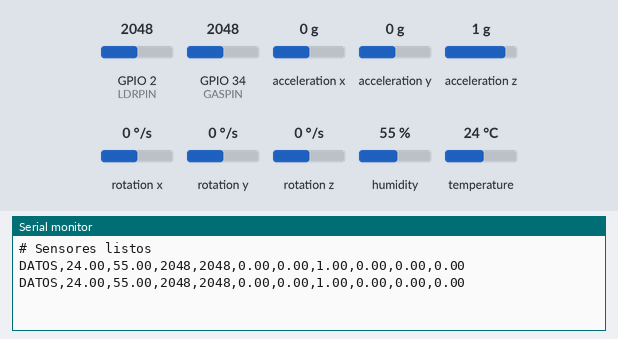
A sketch run on a simulated ESP32. On the bench: the last lines printed to the serial monitor. Wiring (inferred from the names in the program): MPU-6050 motion sensor at I2C address 0x68. Inputs (shaded band) come from the test bench; at power-on: acceleration x 0 g, humidity 55 %, GPIO 2 (LDRPIN) = 2048, GPIO 34 (GASPIN) = 2048, acceleration y 0 g, temperature 24 °C, acceleration z 1 g, rotation x 0 °/s, rotation y 0 °/s, rotation z 0 °/s.

Above: at 2.2 s.
2.3 s: acceleration x set to -1.4 g
At 3.5 s:
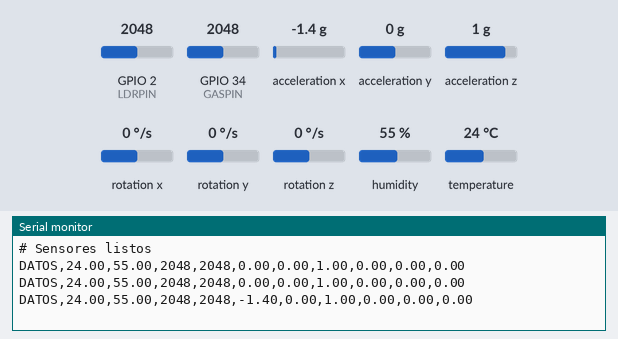
3.8 s: humidity set to 22 %
At 5.2 s:
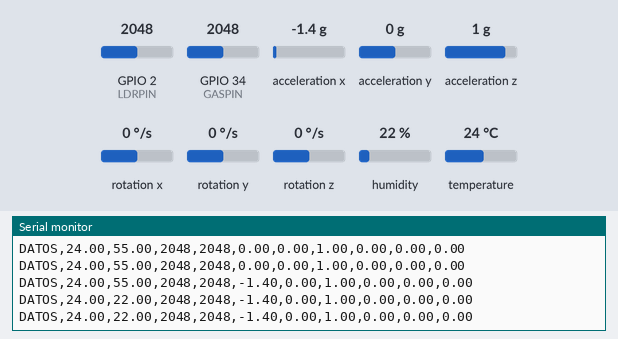
5.3 s: GPIO 2 (LDRPIN) set to 2866
At 6.6 s:
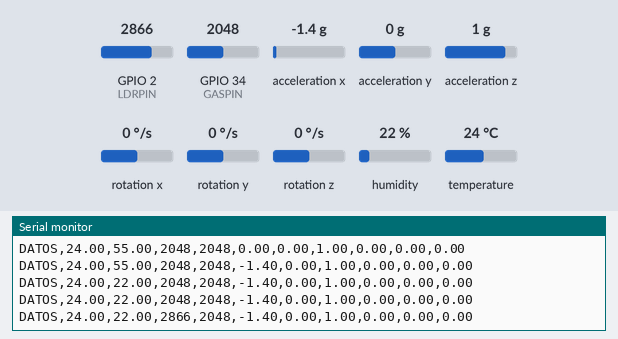
6.8 s: GPIO 34 (GASPIN) set to 2866
At 8.2 s:
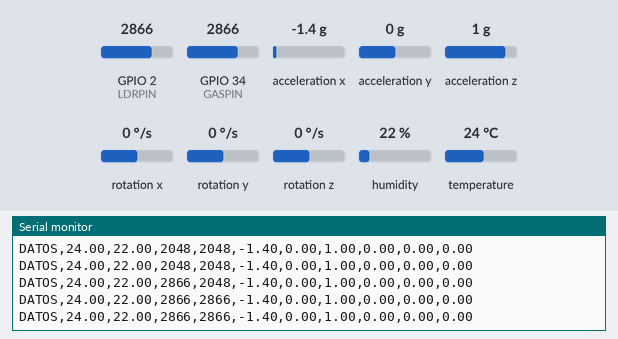
8.3 s: acceleration y set to -1.4 g
At 9.6 s:
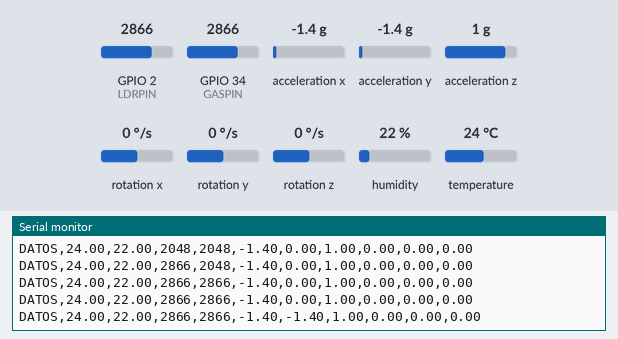
9.8 s: temperature set to 12 °C
At 10.8 s:
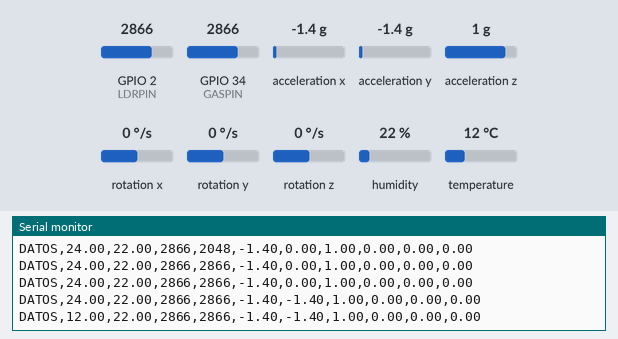

Measured:
- after the input at 2.3 s, the serial monitor: prints a new line after 0.70 s (image 1)
- after the input at 3.8 s, the serial monitor: prints a new line after 0.23 s (image 2)
- after the input at 5.3 s, the serial monitor: prints a new line after 0.70 s (image 3)
- after the input at 6.8 s, the serial monitor: prints a new line after 0.23 s (image 4)
- after the input at 8.3 s, the serial monitor: prints a new line after 0.70 s (image 5)
- after the input at 9.8 s, the serial monitor: prints a new line after 0.23 s (image 6)

The sketch:

sensores_general.ino
```cpp
/*
  Lectura de todos los sensores a la vez (cada 1 segundo)

  Board: ESP32 Development Board
  Sensores:
    - DHT11 (temperatura y humedad)  -> GPIO 23
    - LDR (luz)                      -> GPIO 2
    - Sensor de gas MQ (salida A0)   -> GPIO 34
    - MPU6050 (acelerometro/giro)    -> I2C: SDA 21, SCL 22
  Library: https://github.com/adafruit/DHT-sensor-library  (DHT sensor library by Adafruit)

  Cada segundo envia por Serial una linea con este formato:
    DATOS,temp_C,humedad_%,luz,gas,accelX_g,accelY_g,accelZ_g,gyroX_deg,gyroY_deg,gyroZ_deg
  El script guardar_datos.py lee esas lineas y las guarda en un archivo .txt
*/

#include <Wire.h>
#include <DHT.h>

#define DHTPIN 23      // Pin del DHT11
#define DHTTYPE DHT11  // Tipo de sensor
#define LDRPIN 2       // Pin del LDR
#define GASPIN 34      // Pin analogico del sensor de gas (cambialo si usas otro)
#define MPU_ADDR 0x68  // Direccion I2C del MPU6050

#define INTERVALO 1000  // Tiempo entre lecturas (ms)

DHT dht(DHTPIN, DHTTYPE);

float temperatura, humedad;
int luz, gas;
float gForceX, gForceY, gForceZ;
float rotX, rotY, rotZ;

unsigned long ultimaLectura = 0;

void setup() {
  Serial.begin(9600);
  Wire.begin();
  dht.begin();
  setupMPU();
  delay(1000);
  Serial.println(F("# Sensores listos"));
}

void loop() {
  if (millis() - ultimaLectura >= INTERVALO) {
    ultimaLectura = millis();

    leerDHT();
    luz = analogRead(LDRPIN);
    gas = analogRead(GASPIN);
    recordAccelRegisters();
    recordGyroRegisters();

    printData();
  }
}

void leerDHT() {
  // El DHT11 solo mide cada ~1-2 s; si falla se conserva el ultimo valor valido
  float h = dht.readHumidity();
  float t = dht.readTemperature();
  if (!isnan(h) && !isnan(t)) {
    humedad = h;
    temperatura = t;
  }
}

void setupMPU() {
  Wire.beginTransmission(MPU_ADDR);
  Wire.write(0x6B);  // Power Management: despertar el MPU
  Wire.write(0x00);
  Wire.endTransmission();
  Wire.beginTransmission(MPU_ADDR);
  Wire.write(0x1B);  // Giroscopio a +/- 250 deg/s
  Wire.write(0x00);
  Wire.endTransmission();
  Wire.beginTransmission(MPU_ADDR);
  Wire.write(0x1C);  // Acelerometro a +/- 2g
  Wire.write(0x00);
  Wire.endTransmission();
}

// Lee un valor de 16 bits con signo (byte alto primero)
int16_t leer16() {
  uint8_t alto = Wire.read();
  uint8_t bajo = Wire.read();
  return (int16_t)((alto << 8) | bajo);
}

void recordAccelRegisters() {
  Wire.beginTransmission(MPU_ADDR);
  Wire.write(0x3B);  // Registro inicial del acelerometro
  Wire.endTransmission();
  Wire.requestFrom(MPU_ADDR, 6);
  if (Wire.available() < 6) return;  // MPU no responde: no bloquear
  gForceX = leer16() / 16384.0;
  gForceY = leer16() / 16384.0;
  gForceZ = leer16() / 16384.0;
}

void recordGyroRegisters() {
  Wire.beginTransmission(MPU_ADDR);
  Wire.write(0x43);  // Registro inicial del giroscopio
  Wire.endTransmission();
  Wire.requestFrom(MPU_ADDR, 6);
  if (Wire.available() < 6) return;
  rotX = leer16() / 131.0;
  rotY = leer16() / 131.0;
  rotZ = leer16() / 131.0;
}

void printData() {
  Serial.print("DATOS,");
  Serial.print(temperatura); Serial.print(",");
  Serial.print(humedad);     Serial.print(",");
  Serial.print(luz);         Serial.print(",");
  Serial.print(gas);         Serial.print(",");
  Serial.print(gForceX);     Serial.print(",");
  Serial.print(gForceY);     Serial.print(",");
  Serial.print(gForceZ);     Serial.print(",");
  Serial.print(rotX);        Serial.print(",");
  Serial.print(rotY);        Serial.print(",");
  Serial.println(rotZ);
}
```
